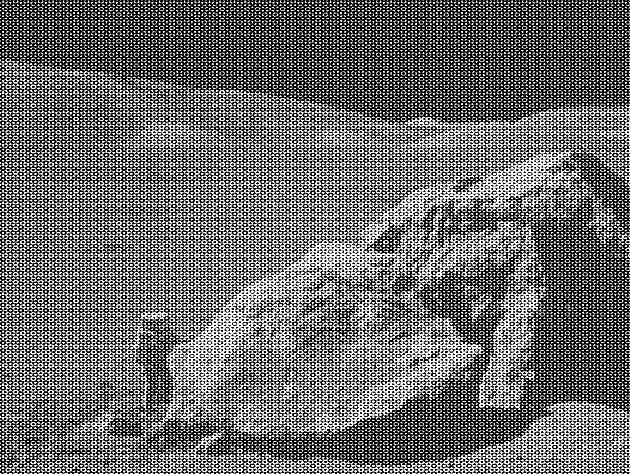
#> input picture MSDM5002基础Python可视化/课件/L8/moonlanding.png, 630 x 474 px
$ python 6_FFT_2D.py
#> lines starting #> are read from the running program, lines starting #| are printed output that depends on the picture
#http://scipy-lectures.org/intro/scipy/auto_examples/solutions/plot_fft_image_denoise.html

import matplotlib.pyplot as plt
from matplotlib.colors import LogNorm
import numpy as np
from PIL import Image

def fft_R(R, plot_result=0):

    R_fft = np.fft.fft2(R)

    R_fft2 = R_fft.copy()

    # Set r and c to be the number of rows and columns of the array.
    r, c = R_fft2.shape

    ## set the mask

    # Define the fraction of coefficients (in each direction) we keep
    keep_fraction_r = 0.1
    keep_fraction_c = 0.1
    # Set to zero all rows with indices between r*keep_fraction and
    # r*(1-keep_fraction):
    if keep_fraction_r<0.5:
        R_fft2[int(r*keep_fraction_r):int(r*(1-keep_fraction_r)),:] = 0

    # Similarly with the columns:
    if keep_fraction_c<0.5:
        R_fft2[:, int(c*keep_fraction_c):int(c*(1-keep_fraction_c))] = 0


    # ###mask 2
    # Remove_fraction_r = 0
    # Remove_fraction_c = 0.4

    # R_fft2[0:int(r*Remove_fraction_r),:]=0
    # R_fft2[int(r*(1-Remove_fraction_r)):r,:]=0

    # R_fft2[:,0:int(c*Remove_fraction_c)]=0
    # R_fft2[:,int(c*(1-Remove_fraction_c)):c]=0


    R_new = np.fft.ifft2(R_fft2).real

    if plot_result:
        plt.figure()
        plt.subplot(221)
        plt.pcolor(abs(R_fft), norm=LogNorm(vmin=5));     plt.colorbar()
        plt.title('Original Spectrum')
        plt.subplot(222)
        plt.pcolor(abs(R_fft2), norm=LogNorm(vmin=5));     plt.colorbar()
        plt.title('Filtered Spectrum')


        plt.subplot(223)
        plt.pcolor(R); plt.colorbar()
        plt.title('Original image')
        plt.subplot(224)
        plt.pcolor(R_new); plt.colorbar()
        plt.title('Filtered image')

    return R_new

img_import=Image.open('moonlanding.png') #read a new image
#> img_import is the input picture: PIL image 630x474 L; min 0, max 255, mean 108.1
img=np.asarray(img_import) # convert the image to be a matrix
new_img=fft_R(img)
#> in fft_R, `R_new = np.fft.ifft2(R_fft2).real`:
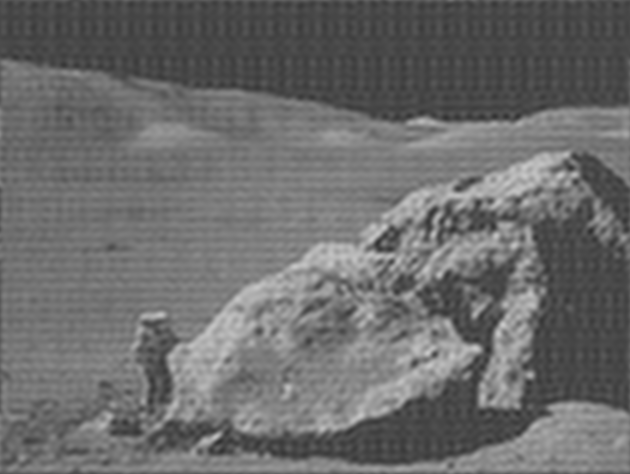
#> R_new: shape (474, 630) float64; min 47.02, max 201.7, mean 108.1
plt.figure()
plt.subplot(121)
plt.imshow(img,plt.cm.gray)
plt.subplot(122)
plt.imshow(new_img,plt.cm.gray)


##############################################
#for the colorful image
img_import=Image.open('test.png') #read a new image
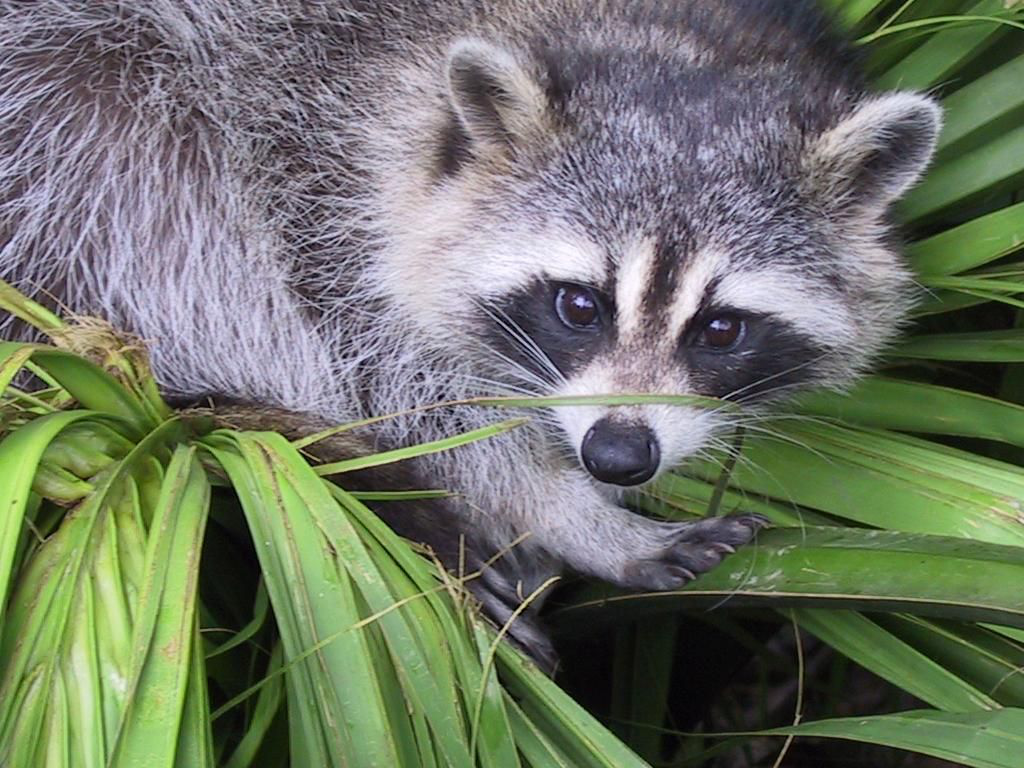
#> input picture MSDM5002基础Python可视化/课件/L8/test.png, 1024 x 768 px
#> img_import is the input picture: PIL image 1024x768 RGB; mean R, G, B 110.7, 117.7, 102.1
img=np.asarray(img_import) # convert the image to be a matrix

a,b,c=img.shape
#> a = 768; b = 1024; c = 3
noise=np.zeros([a,b,c])
bb=np.linspace(1,b,b)
#> bb = 1024 values from 1 to 1024
for ni in range(a):
    noise[ni,:,0]=np.sin(ni)*np.sin(ni*bb)*np.random.random(b)
    noise[ni,:,1]=np.sin(ni)*np.sin(ni*5*bb)*np.random.random(b)
    noise[ni,:,2]=np.sin(ni)*np.sin(ni*10*bb)*np.random.random(b)
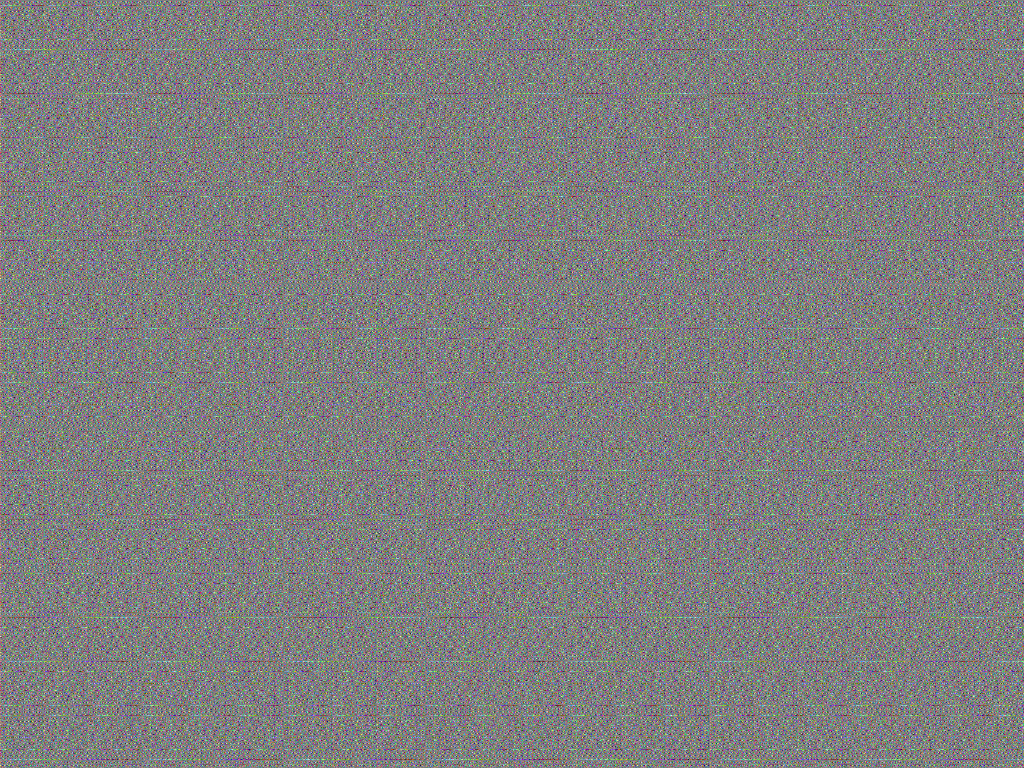
#> noise: shape (768, 1024, 3) float64; mean of channels 0, 1, 2 0.000478, 0.000237, 0.000127; drawn with min black and max white

    # noise[ni,:,0]=np.sin(5*ni)*np.sin(ni*bb)
    # noise[ni,:,1]=np.sin(10*ni)*np.sin(ni*5*bb)
    # noise[ni,:,2]=np.sin(15*ni)*np.sin(ni*10*bb)

img_noise=img+noise*200
img_noise=abs(img_noise)
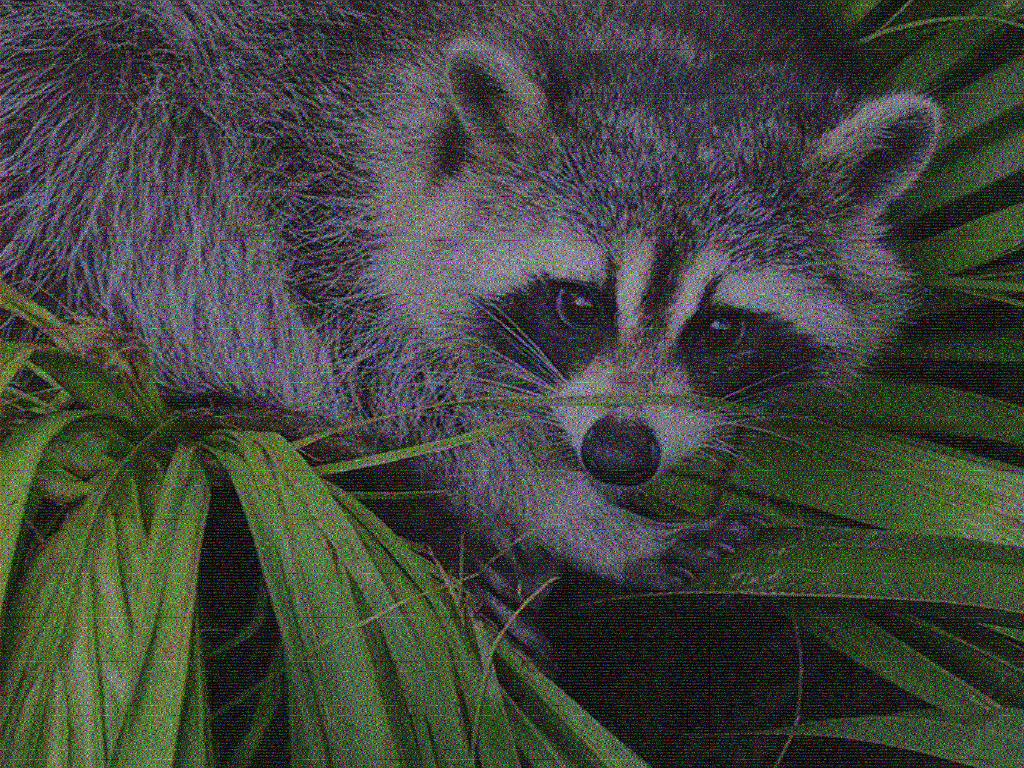
#> img_noise: shape (768, 1024, 3) float64; mean R, G, B 116.8, 123.1, 109.9; drawn with min black and max white
img_noise=img_noise/np.max(img_noise)


new_img=np.copy(img_noise)*0
#> new_img: shape (768, 1024, 3) float64; every value is 0
new_img[:,:,0]=fft_R(img_noise[:,:,0])
new_img[:,:,1]=fft_R(img_noise[:,:,1])
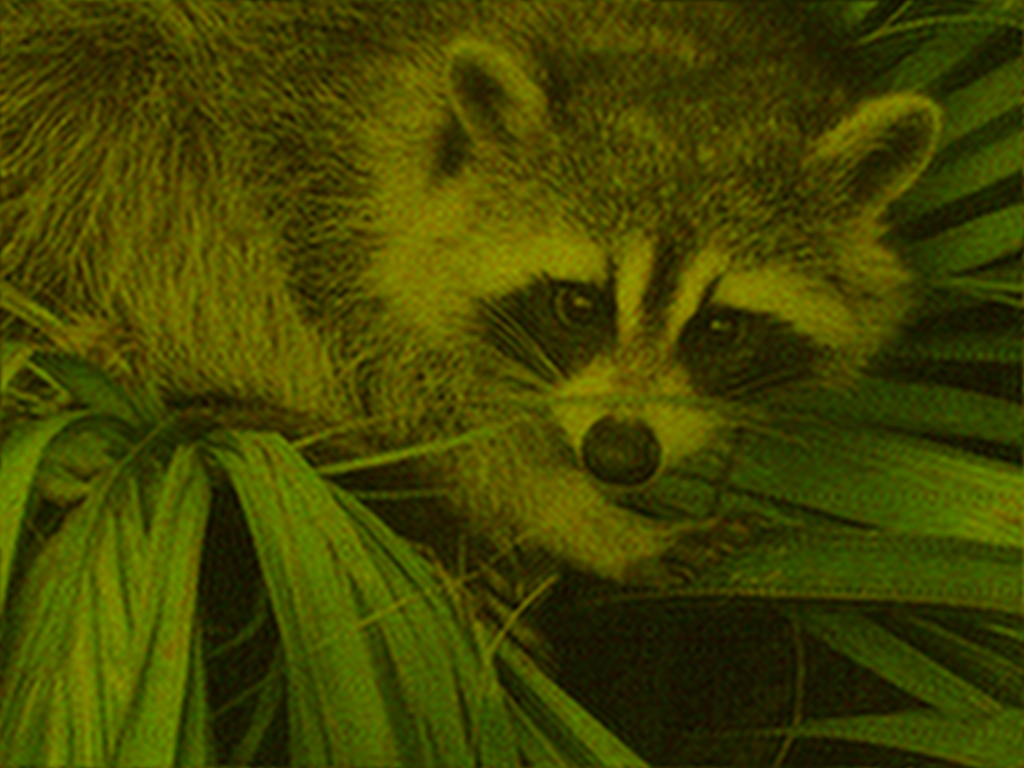
#> new_img: shape (768, 1024, 3) float64; mean R, G, B 0.263, 0.277, 0
new_img[:,:,2]=fft_R(img_noise[:,:,2])
#> call 4 of fft_R, with plot_result = 0
#> in fft_R (call 4), `R_fft = np.fft.fft2(R)`:
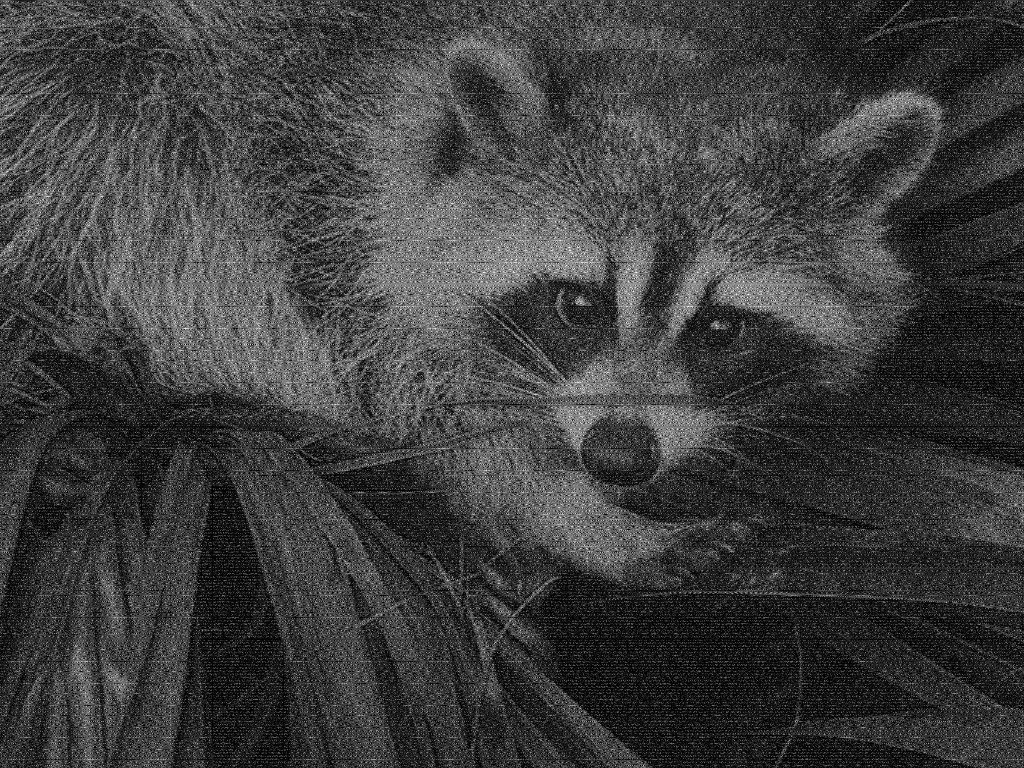
#> R: shape (768, 1024) float64; min 0, max 0.99, mean 0.247

new_img=(new_img-np.min(new_img))
new_img=new_img/np.max(new_img)
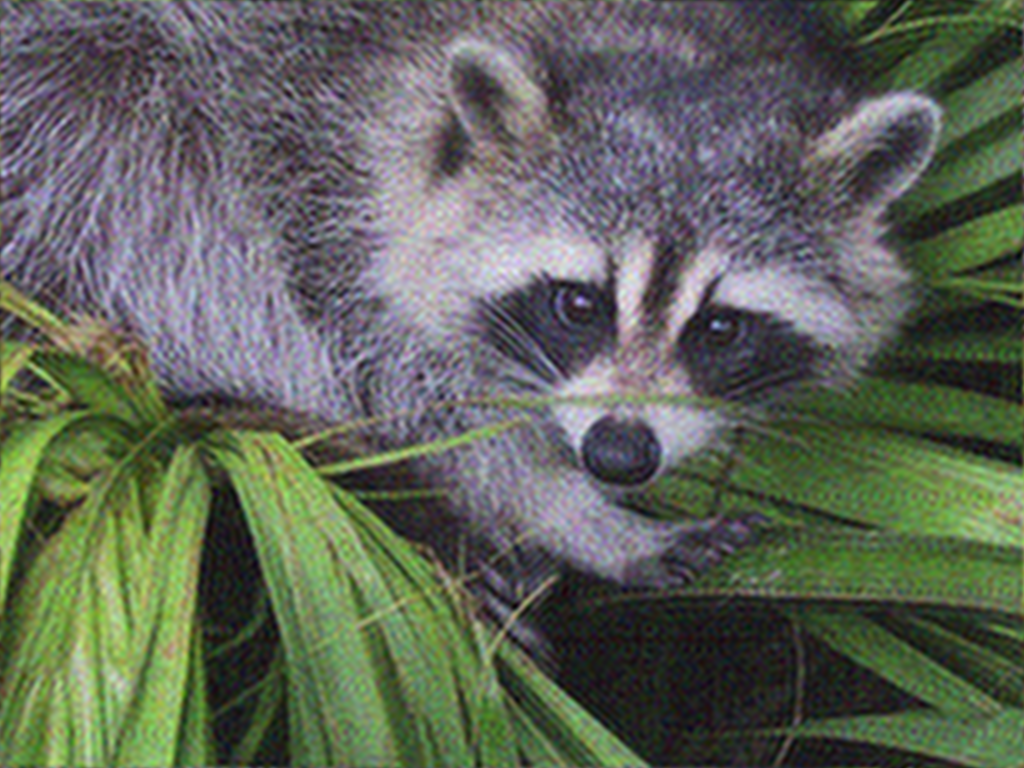
#> new_img: shape (768, 1024, 3) float64; mean R, G, B 0.378, 0.4, 0.353

plt.figure()
plt.subplot(121)
plt.imshow(img_noise)
plt.subplot(122)
plt.imshow(new_img)
